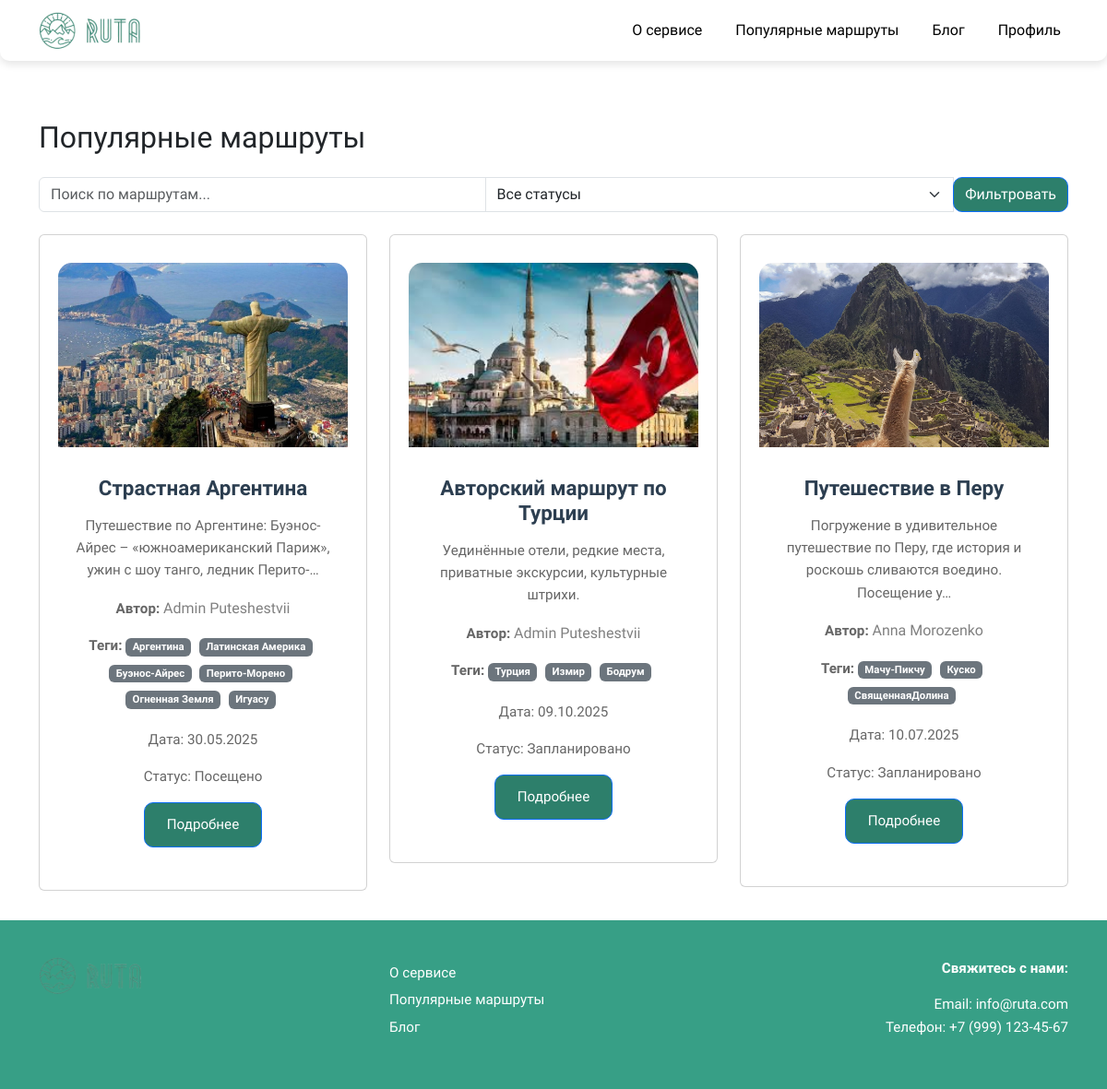
Page /routes/popular/ (signed in) on the committed database.
### trips/models.py (models this page shows, shortened)
class Trip(models.Model):
    user = models.ForeignKey(User, on_delete=models.CASCADE, related_name='trips', verbose_name='Автор')
    title = models.CharField(max_length=200, verbose_name='Название')
    description = models.TextField(verbose_name='Описание', blank=True)
    image = models.ImageField(upload_to='trips/', blank=True, null=True, verbose_name='Изображение')
    date = models.DateField(verbose_name='Дата')
    slug = models.SlugField(max_length=250, unique=True, blank=True, verbose_name='URL')
    created_at = models.DateTimeField(auto_now_add=True, verbose_name='Дата создания')
    tags = models.CharField(max_length=200, blank=True, verbose_name='Теги')
    is_public = models.BooleanField(default=True, verbose_name='Публичный маршрут')
    is_completed = models.BooleanField(default=False, verbose_name='Посещён')
    class Meta:
        verbose_name = 'Маршрут'
        verbose_name_plural = 'Маршруты'

### trips/views.py (the view)
# urls.py: path('popular/', views.popular_routes, name='popular_routes'),
def popular_routes(request):
    if not request.user.is_authenticated:
        messages.info(request, 'Пожалуйста, зарегистрируйтесь, чтобы просмотреть популярные маршруты.')
        request.session['next'] = request.get_full_path()
        return redirect('auth_pages:login')
    query = request.GET.get('q', '')
    completed_filter = request.GET.get('completed', '')
    trips = Trip.objects.filter(is_public=True).order_by('-created_at')
    if query:
        trips = trips.filter(Q(title__icontains=query) | Q(description__icontains=query))
    if completed_filter:
        trips = trips.filter(is_completed=(completed_filter == 'completed'))
    trips_data = []
    for trip in trips:
        username = trip.user.username if trip.user and hasattr(trip.user, 'username') and trip.user.username else "anonymous"
        full_name = trip.user.get_full_name() or username if trip.user else username
        trip_dict = {
            'title': trip.title,
            'description': trip.description,
            'image': trip.image.url if trip.image else None,
            'date': trip.date,
            'is_completed': trip.is_completed,
            'slug': trip.slug,
            'username': username,
            'full_name': full_name,
            'tags': [tag.strip() for tag in trip.tags.split(',')] if trip.tags else []
        }
        trips_data.append(trip_dict)
    return render(request, 'trips/popular_routes.html', {
        'trips': trips_data,
        'query': query,
        'completed_filter': completed_filter
    })

### trips/templates/trips/popular_routes.html (shortened to what this page needs)
{% extends "base_layout.html" %}
{% load static %}
{% block content %}
<div class="container mt-5 py-3">
    <h2 class="page-header mb-4">Популярные маршруты</h2>
    <form method="get" action="" class="mb-4">
        <div class="input-group">
            <input type="text" name="q" class="form-control" placeholder="Поиск по маршрутам..." value="{{ query }}">
            <select name="completed" class="form-select">
                <option value="">Все статусы</option>
            </select>
            <button type="submit" class="btn btn-primary">Фильтровать</button>
        </div>
    </form>
    <div class="row">
        {% for trip in trips %}
            <div class="col-12 col-md-4 mb-3">
                <div class="card route-card">
                    <img src="{% if trip.image %}{{ trip.image }}{% else %}{% static 'images/trip_placeholder.jpg' %}{% endif %}" class="card-img-top" alt="{{ trip.title }}">
                    <div class="card-body">
                        <h5 class="card-title">{{ trip.title }}</h5>
                        <p class="card-text">{{ trip.description|truncatechars:100 }}</p>
                        <p class="card-text">
                            <strong>Автор:</strong>
                            {% if trip.username %}
                                <a href="{% url 'profiles:profile-detail' username=trip.username %}" class="custom-link">{{ trip.full_name|default:trip.username }}</a>
                            {% else %}
                                Аноним
                            {% endif %}
                        </p>
                        <p class="card-text">
                            <strong>Теги:</strong>
                            {% if trip.tags %}
                                {% for tag in trip.tags %}
                                    <span class="badge bg-secondary">{{ tag }}</span>
                                {% endfor %}
                            {% else %}
                                Нет тегов
                            {% endif %}
                        </p>
                        <p class="card-text">Дата: {{ trip.date|date:"d.m.Y" }}</p>
                        <p class="card-text">Статус: {% if trip.is_completed %}Посещено{% else %}Запланировано{% endif %}</p>
                        <a href="{% url 'trips:trip_detail' trip.slug %}" class="btn btn-primary">Подробнее</a>
                    </div>
                </div>
            </div>
        {% empty %}
            <div class="col-12 text-center">
                <p>Нет доступных маршрутов.</p>
            </div>
        {% endfor %}
    </div>
</div>
{% endblock %}

### static/css/style.css (style rules this page uses)
html, body { font-family: 'Comfortaa', sans-serif !important; min-height: 100vh; display: flex; flex-direction: column; background-color: #f4f7f6; }
.route-card { background: #E0F2F1; border-radius: 20px; padding: 20px; text-align: center; height: 100%; transition: transform 0.3s ease, box-shadow 0.3s ease; border: none; overflow: hidden; }
.route-card .card-img-top { border-radius: 15px 15px 0 0; height: 200px; object-fit: cover; }
.route-card .card-title { font-size: 1.4rem; font-weight: 600; color: #2c3e50; margin: 15px 0; }
.route-card .card-text { color: #666; font-size: 0.95rem; line-height: 1.6; }
.route-card .badge { margin: 0 5px 5px 0; }
.btn { border-radius: 10px !important; display: inline-block !important; }
.btn-primary { border-radius: 10px !important; background: #2d7f6b !important; border: none; color: white !important; font-size: 0.95rem; padding: 12px 24px; text-align: center; cursor: pointer; transition: background 0.3s, transform 0.2s, box-shadow 0.3s; text-decoration: none !important; line-height: 1.5; min-width: 120px; }
.route-card .btn-primary { padding: 12px 24px; font-size: 0.95rem; min-width: 120px; }
.custom-link { color: gray; text-decoration: none; font-size: 1rem; }
.route-card { background: #E0F2F1; border-radius: 20px; padding: 30px 20px; text-align: center; height: 100%; transition: transform 0.3s, box-shadow 0.3s; border: none; }

### rows in the picture
Trip: title "Страстная Аргентина", description "Путешествие по Аргентине: Буэнос-Айрес – «южноамериканский Париж», ужин с шоу танго, ледник Перито-…", date "30.05.2025"
Trip: title "Авторский маршрут по Турции", description "Уединённые отели, редкие места, приватные экскурсии, культурные штрихи.", date "09.10.2025"
Trip: title "Путешествие в Перу", description "Погружение в удивительное путешествие по Перу, где история и роскошь сливаются воедино. Посещение у…", date "10.07.2025"

### other values in the picture
{{ trip.full_name|default:trip.username }} "Admin Puteshestvii" "Admin Puteshestvii" "Anna Morozenko"
{{ tag }} "Аргентина" "Латинская Америка" "Буэнос-Айрес" "Перито-Морено" "Огненная Земля" "Игуасу" "Турция" "Измир" "Бодрум" "Мачу-Пикчу" "Куско" "СвященнаяДолина"
